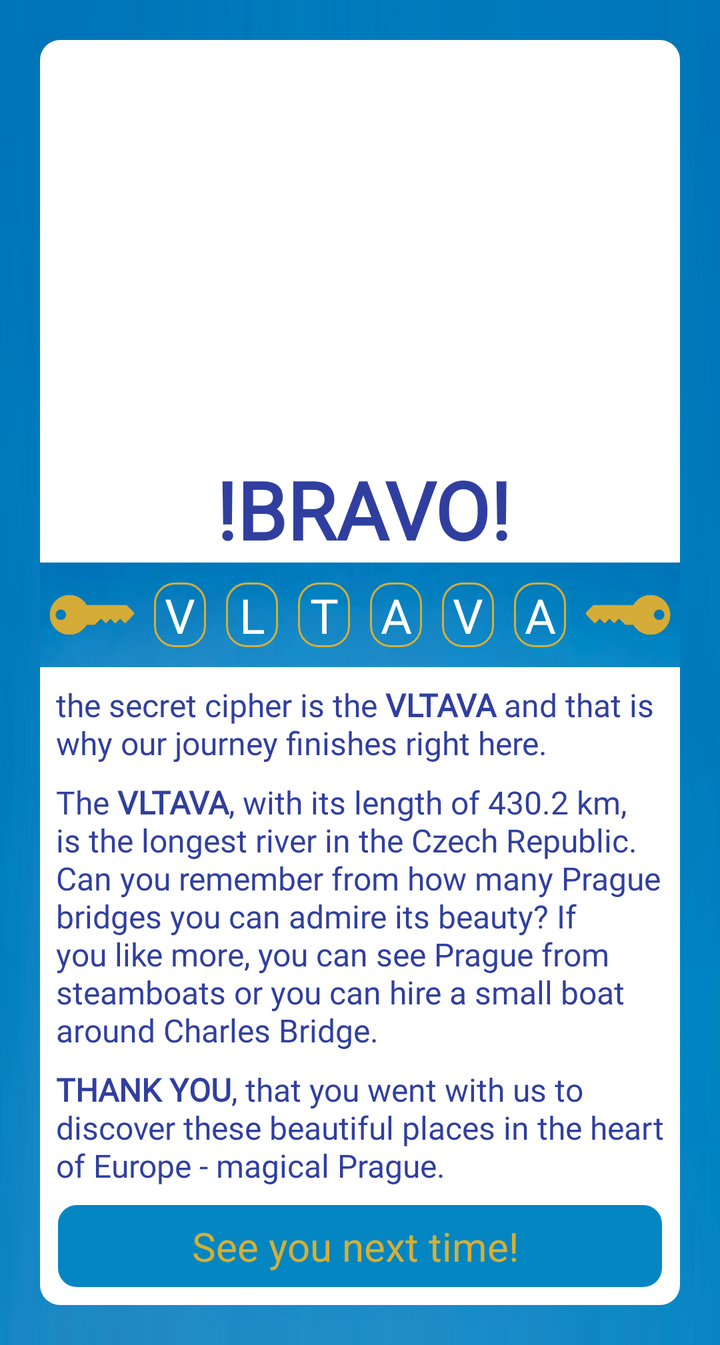
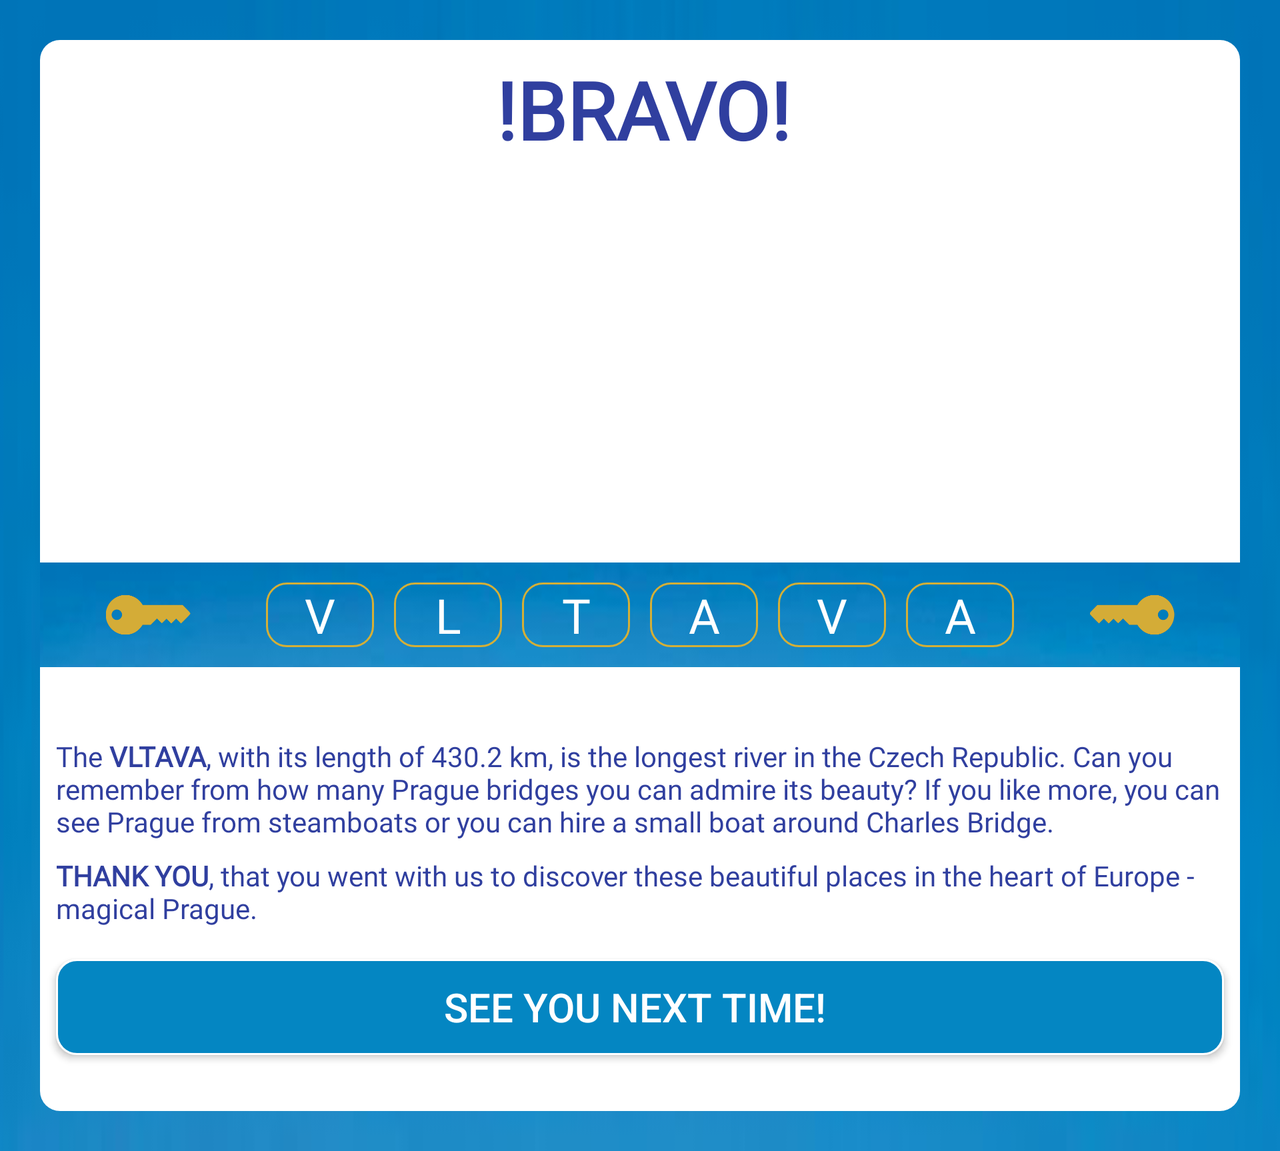

The same Android screen from two of the app's own layout files: first res/layout/ as a phone draws it, then the repository's variant for another configuration, drawn on a device whose configuration selects that folder. Both files follow.
<!-- AndroidManifest.xml: application theme AppTheme -->
<!-- res/layout/activity_thanks_page.xml -->
<?xml version="1.0" encoding="utf-8"?>
<ScrollView xmlns:android="http://schemas.android.com/apk/res/android"
    xmlns:app="http://schemas.android.com/apk/res-auto"
    xmlns:tools="http://schemas.android.com/tools"
    android:layout_width="match_parent"
    android:layout_height="match_parent"
    android:orientation="vertical"
    android:background="@drawable/top_bcg"
    tools:context="com.example.android.oneday.MainActivity">


    <LinearLayout
        android:id="@+id/background"
        android:layout_width="match_parent"
        android:layout_height="match_parent"
        android:layout_margin="20dp"
        android:background="@drawable/question_bcg"
        android:orientation="vertical">

        <ImageView
            android:layout_width="match_parent"
            android:layout_height="200dp"
            android:scaleType="centerCrop"
            android:src="@drawable/prague_bcg"/>

        <TextView
            style="@style/questionTitle"
            android:layout_width="wrap_content"
            android:layout_height="wrap_content"
            android:text="@string/bravo"
            android:textSize="40dp"
            android:layout_gravity="center"
            android:textColor="@color/colorPrimaryDark"
            android:textStyle="bold"
            />

        <LinearLayout
            android:id="@+id/topPanel"
            android:layout_width="match_parent"
            android:layout_height="wrap_content"
            android:background="@drawable/top_bcg"
            android:gravity="center_horizontal"
            android:orientation="horizontal"
            android:paddingBottom="5dp"
            android:paddingTop="5dp">

            <ImageView
                android:id="@+id/key"
                android:layout_width="0dp"
                android:layout_height="match_parent"
                android:layout_gravity="center"
                android:layout_weight="2"
                android:src="@drawable/key" />

            <TextView
                android:id="@+id/letter1"
                style="@style/cipher"
                android:layout_width="0dp"
                android:layout_height="wrap_content"
                android:layout_weight="1"
                android:hint="V" />

            <TextView
                android:id="@+id/letter2"
                style="@style/cipher"
                android:layout_width="0dp"
                android:layout_height="wrap_content"
                android:layout_weight="1"
                android:hint="L" />

            <TextView
                android:id="@+id/letter3"
                style="@style/cipher"
                android:layout_width="0dp"
                android:layout_height="wrap_content"
                android:layout_weight="1"
                android:hint="T" />

            <TextView
                android:id="@+id/letter4"
                style="@style/cipher"
                android:layout_width="0dp"
                android:layout_height="wrap_content"
                android:layout_weight="1"
                android:hint="A" />

            <TextView
                android:id="@+id/letter5"
                style="@style/cipher"
                android:layout_width="0dp"
                android:layout_height="wrap_content"
                android:layout_weight="1"
                android:hint="V" />

            <TextView
                android:id="@+id/letter6"
                style="@style/cipher"
                android:layout_width="0dp"
                android:layout_height="wrap_content"
                android:layout_weight="1"
                android:hint="A" />

            <ImageView
                android:id="@+id/key2"
                android:layout_width="0dp"
                android:layout_height="match_parent"
                android:layout_gravity="center"
                android:layout_weight="2"
                android:src="@drawable/key2" />

        </LinearLayout>

        <TextView
            style="@style/questionTextStyle"
            android:layout_width="match_parent"
            android:layout_height="wrap_content"
            android:paddingTop="8dp"
            android:textSize="16dp"
            android:text="@string/cipher"/>

        <TextView
            style="@style/questionTextStyle"
            android:paddingTop="8dp"
            android:layout_width="match_parent"
            android:layout_height="wrap_content"
            android:textSize="16dp"
            android:text="@string/cipher2"/>

        <TextView
            style="@style/questionTextStyle"
            android:layout_width="match_parent"
            android:layout_height="wrap_content"
            android:paddingTop="8dp"
            android:textSize="16dp"
            android:text="@string/thanks"/>

        <TextView
            android:background="@drawable/reset_btn"
            android:layout_margin="8dp"
            android:textColor="@color/colorGold"
            android:layout_width="match_parent"
            android:layout_height="wrap_content"
            android:padding="8dp"
            android:gravity="center"
            android:textSize="20dp"
            android:text="@string/leave"/>

    </LinearLayout>






</ScrollView>
<!-- resources referenced by this layout -->
<resources>
  <color name="colorGold">#D4AF37</color>
  <color name="colorPrimaryDark">#303F9F</color>
  <!-- drawable key: png bitmap (drawable, 3037 bytes) -->
  <!-- drawable key2: png bitmap (drawable, 3067 bytes) -->
  <!-- drawable question_bcg (drawable) -->
  <?xml version="1.0" encoding="utf-8"?>
  <selector xmlns:android="http://schemas.android.com/apk/res/android">
      <item>
          <shape android:shape="rectangle">
              
              <solid android:color="#ffffff"/>
              
              <corners android:radius="10dp"/>
          </shape>
      </item>
  </selector>
  <!-- drawable reset_btn (drawable) -->
  <?xml version="1.0" encoding="utf-8"?>
  <selector xmlns:android="http://schemas.android.com/apk/res/android">
      <item>
          <shape android:shape="rectangle">
              
              <solid android:color="#0486c2"/>
              
              <stroke android:color="#ffffff" android:width="1dp"/>
              <corners android:radius="10dp"/>
          </shape>
      </item>
  </selector>
  <!-- drawable top_bcg: png bitmap (drawable, 12687 bytes) -->
  <string name="bravo">!BRAVO!</string>
  <string name="cipher">the secret cipher is the <b>VLTAVA</b> and that is why our journey finishes right here.</string>
  <string name="cipher2">The <b>VLTAVA</b>, with its length of 430.2 km, is the longest river in the Czech Republic. Can you remember from how many Prague bridges you can admire its beauty? If you like more, you can see Prague from steamboats or you can hire a small boat around Charles Bridge.</string>
  <string name="leave">"See you next time! "</string>
  <string name="thanks"><b>THANK YOU</b>, that you went with us to discover these beautiful places in the heart of Europe - magical Prague.</string>
  <style name="cipher" parent="Theme.AppCompat.Light.NoActionBar">
          <item name="android:background">@drawable/cipher_bcg</item>
          <item name="android:gravity">center</item>
          <item name="android:textAllCaps">true</item>
          <item name="android:textSize">24sp</item>
          <item name="fontFamily">@font/abeezee</item>
          <item name="android:textColorHint">@color/colorCipher</item>
          <item name="android:layout_margin">5dp</item>
      </style>
  <style name="questionTextStyle" parent="Theme.AppCompat.Light.NoActionBar">
          <item name="android:textSize">14sp</item>
          <item name="fontFamily">@font/abeezee</item>
          <item name="android:textColor">@color/colorPrimaryDark</item>
          <item name="android:paddingLeft">8dp</item>
          <item name="android:paddingRight">8dp</item>
      </style>
  <style name="questionTitle" parent="Theme.AppCompat.Light.NoActionBar">
          <item name="android:textSize">16sp</item>
          <item name="android:textAllCaps">true</item>
          <item name="fontFamily">@font/abeezee</item>
          <item name="android:textColor">@color/colorPrimaryDark</item>
          <item name="android:paddingTop">8dp</item>
          <item name="android:paddingLeft">8dp</item>
          <item name="android:paddingRight">4dp</item>
      </style>
  <style name="AppTheme" parent="Theme.AppCompat.Light.NoActionBar">
          
          <item name="colorPrimary">@color/colorPrimary</item>
          <item name="colorPrimaryDark">@color/colorPrimaryDark</item>
          <item name="colorAccent">@color/colorAccent</item>
      </style>
  <!-- drawable cipher_bcg (drawable) -->
  <?xml version="1.0" encoding="utf-8"?>
  <selector xmlns:android="http://schemas.android.com/apk/res/android">
      <item>
          <shape android:shape="rectangle">
              
              <solid android:color="#00ffffff"/>
              
              <stroke android:color="#D4AF37" android:width="1dp"/>
              <corners android:radius="10dp"/>
          </shape>
      </item>
  </selector>
  <color name="colorCipher">#FFFFFF</color>
  <color name="colorPrimary">#3F51B5</color>
  <color name="colorAccent">#D4AF37</color>
</resources>
<!-- res/layout-land/activity_thanks_page.xml (the repository's variant of the layout above) -->
<!-- drawn on the phone turned sideways -->
<?xml version="1.0" encoding="utf-8"?>
<ScrollView xmlns:android="http://schemas.android.com/apk/res/android"
    xmlns:app="http://schemas.android.com/apk/res-auto"
    xmlns:tools="http://schemas.android.com/tools"
    android:layout_width="match_parent"
    android:layout_height="match_parent"
    android:background="@drawable/top_bcg"
    android:orientation="vertical"
    tools:context="com.example.android.oneday.MainActivity">

    <LinearLayout
        android:id="@+id/background"
        android:layout_width="match_parent"
        android:layout_height="wrap_content"
        android:layout_margin="20dp"
        android:background="@drawable/question_bcg"
        android:orientation="vertical"
        android:paddingBottom="20dp">

        <TextView
            style="@style/questionTitle"
            android:layout_width="wrap_content"
            android:layout_height="wrap_content"
            android:layout_gravity="center"
            android:text="@string/bravo"
            android:textColor="@color/colorPrimaryDark"
            android:textSize="40sp"
            android:textStyle="bold" />

        <ImageView
            android:layout_width="match_parent"
            android:layout_height="200dp"
            android:contentDescription=""
            android:scaleType="centerCrop"
            android:src="@drawable/prague_bcg" />

        <LinearLayout
            android:id="@+id/topPanel"
            android:layout_width="match_parent"
            android:layout_height="wrap_content"
            android:background="@drawable/top_bcg"
            android:gravity="center_horizontal"
            android:orientation="horizontal"
            android:paddingBottom="5dp"
            android:paddingTop="5dp">

            <ImageView
                android:id="@+id/key"
                android:layout_width="0dp"
                android:layout_height="match_parent"
                android:layout_gravity="center"
                android:layout_weight="2"
                android:src="@drawable/key" />

            <TextView
                android:id="@+id/letter1"
                style="@style/cipher"
                android:layout_width="0dp"
                android:layout_height="wrap_content"
                android:layout_weight="1"
                android:hint="@string/cilet1" />

            <TextView
                android:id="@+id/letter2"
                style="@style/cipher"
                android:layout_width="0dp"
                android:layout_height="wrap_content"
                android:layout_weight="1"
                android:hint="@string/cilet2" />

            <TextView
                android:id="@+id/letter3"
                style="@style/cipher"
                android:layout_width="0dp"
                android:layout_height="wrap_content"
                android:layout_weight="1"
                android:hint="@string/cilet3" />

            <TextView
                android:id="@+id/letter4"
                style="@style/cipher"
                android:layout_width="0dp"
                android:layout_height="wrap_content"
                android:layout_weight="1"
                android:hint="@string/cilet4" />

            <TextView
                android:id="@+id/letter5"
                style="@style/cipher"
                android:layout_width="0dp"
                android:layout_height="wrap_content"
                android:layout_weight="1"
                android:hint="@string/cilet5" />

            <TextView
                android:id="@+id/letter6"
                style="@style/cipher"
                android:layout_width="0dp"
                android:layout_height="wrap_content"
                android:layout_weight="1"
                android:hint="@string/cilet6" />

            <ImageView
                android:id="@+id/key2"
                android:layout_width="0dp"
                android:layout_height="match_parent"
                android:layout_gravity="center"
                android:layout_weight="2"
                android:src="@drawable/key2" />
        </LinearLayout>

        <TextView
            android:id="@+id/solutionTextView"
            style="@style/questionTextStyle"
            android:layout_width="match_parent"
            android:layout_height="wrap_content"
            android:paddingTop="8dp"
            android:textColor="@color/colorPrimaryDark" />

        <TextView
            style="@style/questionTextStyle"
            android:layout_width="match_parent"
            android:layout_height="wrap_content"
            android:paddingTop="8dp"
            android:text="@string/cipher2" />

        <TextView
            style="@style/questionTextStyle"
            android:layout_width="match_parent"
            android:layout_height="wrap_content"
            android:paddingBottom="8dp"
            android:paddingTop="8dp"
            android:text="@string/thanks" />

        <Button
            android:id="@+id/resetBtn"
            android:layout_width="match_parent"
            android:layout_height="wrap_content"
            android:layout_margin="8dp"
            android:background="@drawable/reset_btn"
            android:gravity="center"
            android:padding="8dp"
            android:text="@string/leave"
            android:textColor="@color/colorCipher"
            android:textSize="20sp" />
    </LinearLayout>
</ScrollView>
<!-- resources referenced by the variant -->
<!-- as the phone turned sideways resolves them -->
<resources>
  <color name="colorCipher">#FFFFFF</color>
  <color name="colorPrimaryDark">#303F9F</color>
  <!-- drawable key: png bitmap (drawable, 3037 bytes) -->
  <!-- drawable key2: png bitmap (drawable, 3067 bytes) -->
  <!-- drawable question_bcg (drawable) -->
  <?xml version="1.0" encoding="utf-8"?>
  <selector xmlns:android="http://schemas.android.com/apk/res/android">
      <item>
          <shape android:shape="rectangle">
              
              <solid android:color="#ffffff"/>
              
              <corners android:radius="10dp"/>
          </shape>
      </item>
  </selector>
  <!-- drawable reset_btn (drawable) -->
  <?xml version="1.0" encoding="utf-8"?>
  <selector xmlns:android="http://schemas.android.com/apk/res/android">
      <item>
          <shape android:shape="rectangle">
              
              <solid android:color="#0486c2"/>
              
              <stroke android:color="#ffffff" android:width="1dp"/>
              <corners android:radius="10dp"/>
          </shape>
      </item>
  </selector>
  <!-- drawable top_bcg: png bitmap (drawable, 12687 bytes) -->
  <string name="bravo">!BRAVO!</string>
  <string name="cilet1">V</string>
  <string name="cilet2">L</string>
  <string name="cilet3">T</string>
  <string name="cilet4">A</string>
  <string name="cilet5">V</string>
  <string name="cilet6">A</string>
  <string name="cipher2">The <b>VLTAVA</b>, with its length of 430.2 km, is the longest river in the Czech Republic. Can you remember from how many Prague bridges you can admire its beauty? If you like more, you can see Prague from steamboats or you can hire a small boat around Charles Bridge.</string>
  <string name="leave">"See you next time! "</string>
  <string name="thanks"><b>THANK YOU</b>, that you went with us to discover these beautiful places in the heart of Europe - magical Prague.</string>
  <style name="cipher" parent="Theme.AppCompat.Light.NoActionBar">
          <item name="android:background">@drawable/cipher_bcg</item>
          <item name="android:gravity">center</item>
          <item name="android:textAllCaps">true</item>
          <item name="android:textSize">24sp</item>
          <item name="fontFamily">@font/abeezee</item>
          <item name="android:textColorHint">@color/colorCipher</item>
          <item name="android:layout_margin">5dp</item>
      </style>
  <style name="questionTextStyle" parent="Theme.AppCompat.Light.NoActionBar">
          <item name="android:textSize">14sp</item>
          <item name="fontFamily">@font/abeezee</item>
          <item name="android:textColor">@color/colorPrimaryDark</item>
          <item name="android:paddingLeft">8dp</item>
          <item name="android:paddingRight">8dp</item>
      </style>
  <style name="questionTitle" parent="Theme.AppCompat.Light.NoActionBar">
          <item name="android:textSize">16sp</item>
          <item name="android:textAllCaps">true</item>
          <item name="fontFamily">@font/abeezee</item>
          <item name="android:textColor">@color/colorPrimaryDark</item>
          <item name="android:paddingTop">8dp</item>
          <item name="android:paddingLeft">8dp</item>
          <item name="android:paddingRight">4dp</item>
      </style>
  <style name="AppTheme" parent="Theme.AppCompat.Light.NoActionBar">
          
          <item name="colorPrimary">@color/colorPrimary</item>
          <item name="colorPrimaryDark">@color/colorPrimaryDark</item>
          <item name="colorAccent">@color/colorAccent</item>
      </style>
  <!-- drawable cipher_bcg (drawable) -->
  <?xml version="1.0" encoding="utf-8"?>
  <selector xmlns:android="http://schemas.android.com/apk/res/android">
      <item>
          <shape android:shape="rectangle">
              
              <solid android:color="#00ffffff"/>
              
              <stroke android:color="#D4AF37" android:width="1dp"/>
              <corners android:radius="10dp"/>
          </shape>
      </item>
  </selector>
  <color name="colorPrimary">#3F51B5</color>
  <color name="colorAccent">#D4AF37</color>
</resources>
